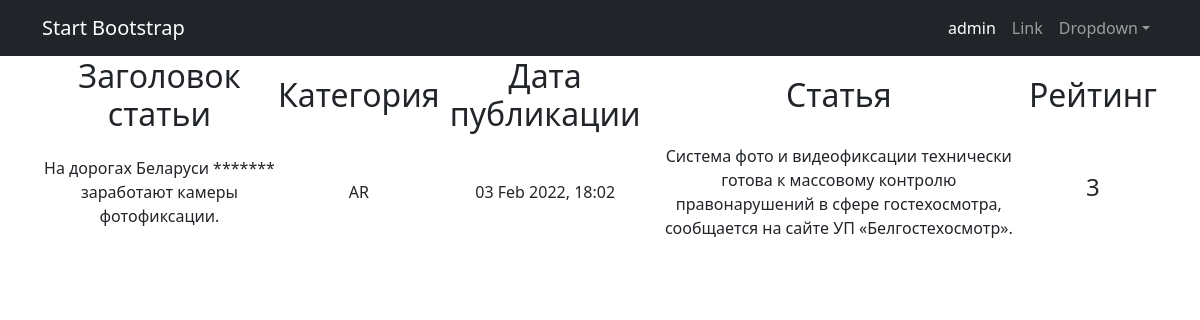
The page /news/2 on the database its author committed.
### news_portal/models.py (models this page shows, shortened)
class Post(models.Model):
    PostAuthor = models.ForeignKey(Author, on_delete=models.CASCADE)
    NEWS = 'NW'
    ARTICLE = 'AR'
    CATEGORIES = [
        ('NW', 'Новость'),
        ('AR', 'Статья')
    ]
    categoryType = models.CharField(max_length=2, choices=CATEGORIES)
    pubData = models.DateTimeField('дата и время добавления новости', auto_now_add=True)
    postCategory = models.ManyToManyField(Category, through='postCategory')
    postTitle = models.CharField('название публикации', max_length=255)
    postText = models.TextField('текст публикации')
    postRating = models.SmallIntegerField('рейтинг публикации', default=0)
    def __str__(self):
        return f'{self.postTitle} {self.postText}'

### news_portal/views.py (the view)
# urls.py: path('<int:pk>', PostDetail.as_view()),
class PostDetail(DetailView):
    model = Post
    template_name = 'new.html'
    context_object_name = 'new'

### news_portal/templatetags/censor.py (called while the page is built)
@register.filter(name='censor')
def censor(value):
    text = value.split()
    for word in text:
        if word.lower() in CENSOR:
            value = value.replace(word, '*' * len(word))
    return value

### templates/new.html (shortened to what this page needs)
{% extends 'flatpages/default.html' %}
{% load censor %}
{% block content %}
        <table>
            <tr>
            <td>
                <h2>Заголовок статьи</h2>
            </td>
            <td>
                 <h2>Категория</h2>
            </td>
            <td>
                <h2>Дата публикации</h2>
            </td>
            <td>
                <h2>Статья</h2>
            </td>
            <td>
                <h2>Рейтинг</h2>
            </td>
            </tr>
             <td>
                {{ new.postTitle| censor }}
            </td>
            <td>
                {{ new.categoryType }}
            </td>
            <td>
                {{ new.pubData|date:'d M Y, H:m' }}
            </td>
            <td>
                {{ new.postText|censor }}
            </td>
            <td>
                <h4>{{ new.postRating  }}</h4>
            </td>
        </table>
{% endblock content %}

### rows shown on the page
Post: postTitle|censor "На дорогах Беларуси ******* заработают камеры фотофиксации.", categoryType "AR", pubData "03 Feb 2022, 18:02", postText|censor "Система фото и видеофиксации технически готова к массовому контролю правонарушений в сфере гостехосмотра, сообщается на сайте УП «Белгостехосмотр».", postRating "3"
